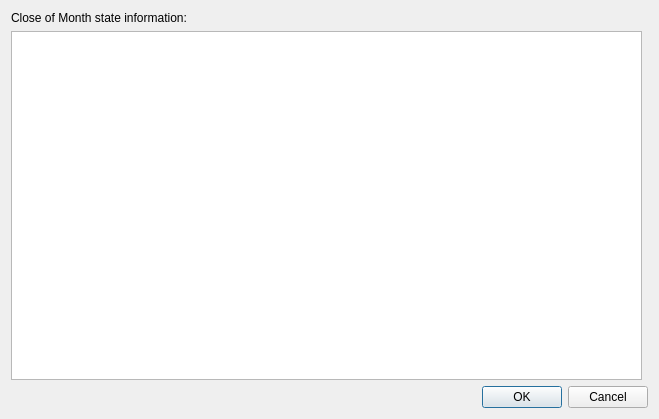
<?xml version="1.0" encoding="UTF-8"?>
<ui version="4.0">
 <class>CloseOfMonthState</class>
 <widget class="QDialog" name="CloseOfMonthState">
  <property name="geometry">
   <rect>
    <x>0</x>
    <y>0</y>
    <width>659</width>
    <height>419</height>
   </rect>
  </property>
  <property name="windowTitle">
   <string>Close of month state info</string>
  </property>
  <property name="locale">
   <locale language="English" country="UnitedStates"/>
  </property>
  <property name="modal">
   <bool>false</bool>
  </property>
  <layout class="QGridLayout" name="gridLayout">
   <property name="leftMargin">
    <number>11</number>
   </property>
   <property name="topMargin">
    <number>11</number>
   </property>
   <property name="rightMargin">
    <number>11</number>
   </property>
   <property name="bottomMargin">
    <number>11</number>
   </property>
   <item row="1" column="1">
    <widget class="QTextEdit" name="textEdit">
     <property name="readOnly">
      <bool>true</bool>
     </property>
    </widget>
   </item>
   <item row="2" column="1" colspan="2">
    <layout class="QHBoxLayout" name="horizontalLayout">
     <item>
      <spacer name="horizontalSpacer">
       <property name="orientation">
        <enum>Qt::Horizontal</enum>
       </property>
       <property name="sizeHint" stdset="0">
        <size>
         <width>40</width>
         <height>20</height>
        </size>
       </property>
      </spacer>
     </item>
     <item>
      <widget class="QPushButton" name="okBtn">
       <property name="text">
        <string>OK</string>
       </property>
      </widget>
     </item>
     <item>
      <widget class="QPushButton" name="cancelBtn">
       <property name="text">
        <string>Cancel</string>
       </property>
      </widget>
     </item>
    </layout>
   </item>
   <item row="0" column="1">
    <widget class="QLabel" name="closeLb">
     <property name="text">
      <string>Close of Month state information:</string>
     </property>
    </widget>
   </item>
  </layout>
 </widget>
 <tabstops>
  <tabstop>okBtn</tabstop>
  <tabstop>cancelBtn</tabstop>
 </tabstops>
 <resources/>
 <connections/>
</ui>
